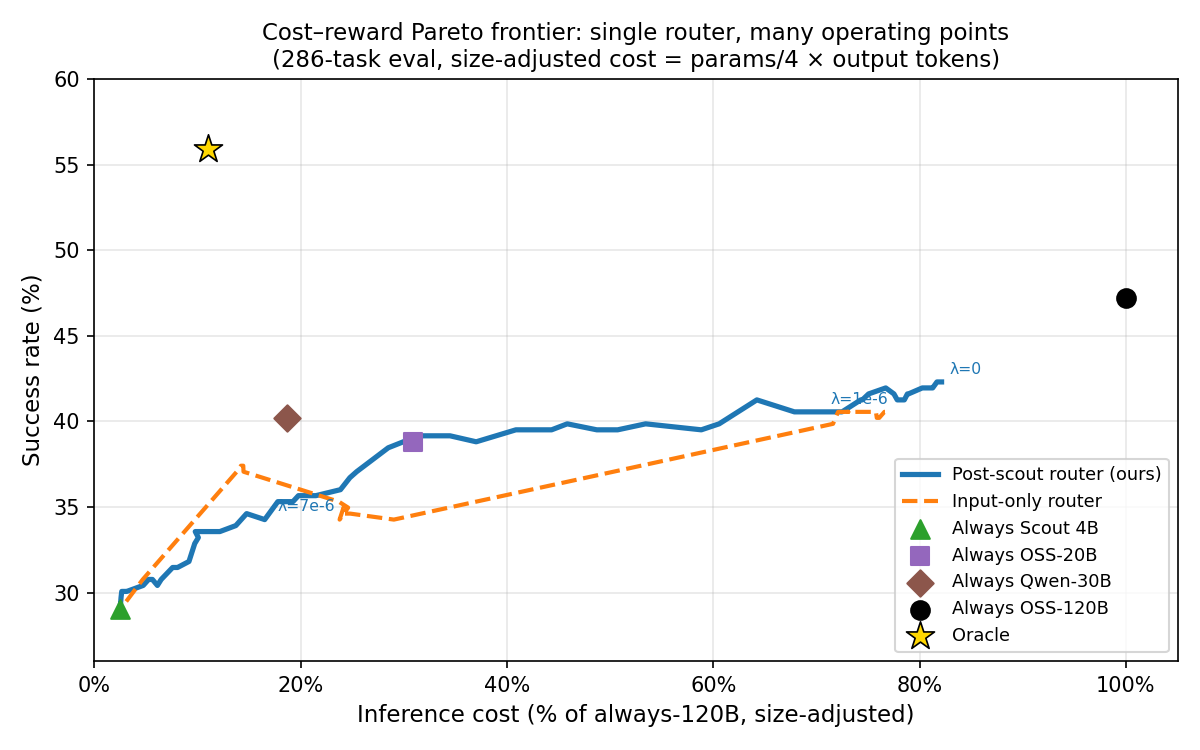

This figure's Python source:
"""
Cost-reward Pareto frontier for routing.

For each lambda (inference-time cost weight), pick the route that maximises
    pred_reward - lambda * size_adjusted_cost
where size_adjusted_cost = output_tokens * model_params / 4
(normalised so that 1 unit = 1 scout-output-token).

Shows the flexibility of a single trained router vs fixed baselines.
"""

import json
import numpy as np
import pandas as pd
import matplotlib.pyplot as plt
import matplotlib.ticker as mticker
from pathlib import Path

REAL_LABELS_DIR = (
    "/mnt/llmd/results/exps/aristides/reason/"
    "offline_router_swe_smith_train1500_real_labels_4route_1780639659/collect/"
)
PS_PATH = (
    "/mnt/llmd/results/exps/aristides/reason/"
    "offline_router_swe_smith_train1500_real_4route_qwen3_embedding_8b_lora_reward_bce_r32_qkvo_mlp_10epoch_1781112916/"
    "train_qwen3_embedding_8b_lora_reward_bce_10epoch/eval_predictions.jsonl"
)
IO_PATH = (
    "/mnt/llmd/results/exps/aristides/reason/"
    "offline_router_swe_smith_train1500_real_4route_qwen3_embedding_8b_lora_reward_bce_r32_qkvo_mlp_input_only_10epoch_1781112942/"
    "train_qwen3_embedding_8b_lora_reward_bce_10epoch/eval_predictions.jsonl"
)
OUT_PLOT  = "/home/toolkit/PipelineRL-SWE/analysis/routing_pareto.png"
OUT_TABLE = "/home/toolkit/PipelineRL-SWE/analysis/routing_pareto_table.csv"

# ── load data ─────────────────────────────────────────────────────────────────
dfs = [pd.read_parquet(p) for p in Path(REAL_LABELS_DIR + "eval").glob("*.parquet")]
eval_df = pd.concat(dfs).set_index("problem_id")

def load_preds(path):
    out = {}
    with open(path) as f:
        for line in f:
            d = json.loads(line)
            out[d["problem_id"]] = np.array(d["pred_rewards"])
    return out

ps_preds = load_preds(PS_PATH)
io_preds = load_preds(IO_PATH)

common = list(eval_df.index.intersection(ps_preds).intersection(io_preds))
successes  = np.array([eval_df.loc[p, "route_successes"]   for p in common])
out_tokens = np.array([eval_df.loc[p, "route_output_tokens"] for p in common])
ps_pred    = np.array([ps_preds[p] for p in common])
io_pred    = np.array([io_preds[p] for p in common])

MODEL_SIZES = np.array([4, 20, 30, 120])
size_per_token = MODEL_SIZES / 4.0          # normalised: scout = 1 unit/token

# REPORTED cost: actual output tokens × model size for the chosen route.
# Realistic — you incur the real cost after running the chosen model.
actual_task_costs = out_tokens * size_per_token   # (N, 4)

# DECISION costs — what's known at routing time:
#
# Input-only: no output available — use training-set mean per model as prior.
avg_out_tokens = out_tokens.mean(axis=0)    # shape (4,)
io_decision_costs = avg_out_tokens * size_per_token   # (4,) — fixed per model

# Post-scout: scout output token count known at decision time.
#   Use it as a per-task difficulty signal, scaled by each model's typical
#   output-length ratio relative to scout (from training statistics).
#   Spearman correlation between scout tokens and other routes: ~0.47.
#   Formula: cost_r[task] = (scout_tokens[task] / avg_scout_tokens) * avg_cost_r
#   This preserves correct cost ordering between routes while adding per-task signal.
scout_out = out_tokens[:, 0]                    # (N,) — known after scout runs
avg_scout = avg_out_tokens[0]
# per-task scalar: how verbose is this task relative to average?
task_verbosity = scout_out / avg_scout          # (N,)
ps_decision_costs = task_verbosity[:, None] * io_decision_costs[None, :]  # (N, 4)

print(f"IO decision cost prior (training mean):       {io_decision_costs.astype(int)}")
print(f"PS decision cost proxy (per-task, median):    {np.median(ps_decision_costs, axis=0).astype(int)}")
print(f"PS preserves route cost order: {(np.argsort(io_decision_costs) == np.argsort(ps_decision_costs.mean(axis=0))).all()}")

# ── helpers ───────────────────────────────────────────────────────────────────
def pareto_point(pred, lam, decision_costs):
    # decision_costs: (N,4) for post-scout, or (4,) broadcast for input-only
    chosen = (pred - lam * decision_costs).argmax(axis=1)
    reward = successes[np.arange(len(common)), chosen].mean()
    cost   = actual_task_costs[np.arange(len(common)), chosen].mean()
    return float(reward), float(cost)

def oracle_point():
    chosen = np.zeros(len(common), dtype=int)
    for i in range(len(common)):
        chosen[i] = 0
        for r in [3, 2, 1, 0]:
            if successes[i, r]:
                chosen[i] = r
    return (successes[np.arange(len(common)), chosen].mean(),
            actual_task_costs[np.arange(len(common)), chosen].mean())

# ── compute curves ────────────────────────────────────────────────────────────
lambdas = np.concatenate([[0], np.logspace(-7, -2.5, 120)])

ps_curve = np.array([pareto_point(ps_pred, l, ps_decision_costs) for l in lambdas])
io_curve = np.array([pareto_point(io_pred, l, io_decision_costs) for l in lambdas])

# fixed baselines
names = ["Scout 4B", "OSS-20B", "Qwen-30B", "OSS-120B"]
fixed_r = [successes[:, r].mean() for r in range(4)]
fixed_c = [actual_task_costs[:, r].mean() for r in range(4)]
ora_r, ora_c = oracle_point()

# ── summary table ─────────────────────────────────────────────────────────────
ref_cost = fixed_c[3]  # always-120B as reference
rows = []
for lam in [0, 1e-6, 3e-6, 7e-6, 1e-5, 3e-5, 1e-4]:
    ps_r, ps_c = pareto_point(ps_pred, lam, ps_decision_costs)
    io_r, io_c = pareto_point(io_pred, lam, io_decision_costs)
    rows.append({
        "lambda": lam,
        "PS_reward": round(ps_r, 4),
        "PS_norm_cost": round(ps_c, 0),
        "PS_cost_reduction_pct": round((1 - ps_c / ref_cost) * 100, 1),
        "IO_reward": round(io_r, 4),
        "IO_norm_cost": round(io_c, 0),
        "IO_cost_reduction_pct": round((1 - io_c / ref_cost) * 100, 1),
    })
df_table = pd.DataFrame(rows)
print(df_table.to_string(index=False))
df_table.to_csv(OUT_TABLE, index=False)

# print baselines
print(f"\nOracle:    reward={ora_r:.4f}  norm-cost={ora_c:.0f}  ({(1-ora_c/ref_cost)*100:.0f}% cheaper than 120B)")
for i, (n, r, c) in enumerate(zip(names, fixed_r, fixed_c)):
    print(f"Always {n}: reward={r:.4f}  norm-cost={c:.0f}")

# ── plot ──────────────────────────────────────────────────────────────────────
fig, ax = plt.subplots(figsize=(8, 5))

# convert cost to "relative to always-120B" for readability
ax.plot(ps_curve[:, 1] / ref_cost * 100, ps_curve[:, 0] * 100,
        color="#1f77b4", lw=2.5, label="Post-scout router (ours)")
ax.plot(io_curve[:, 1] / ref_cost * 100, io_curve[:, 0] * 100,
        color="#ff7f0e", lw=2, linestyle="--", label="Input-only router")

# fixed baselines
markers = ["^", "s", "D", "o"]
colors  = ["#2ca02c", "#9467bd", "#8c564b", "black"]
for i, (n, r, c, m, col) in enumerate(zip(names, fixed_r, fixed_c, markers, colors)):
    ax.scatter(c / ref_cost * 100, r * 100, marker=m, color=col, s=80, zorder=5,
               label=f"Always {n}")

ax.scatter(ora_c / ref_cost * 100, ora_r * 100, marker="*", color="gold",
           s=200, zorder=6, edgecolors="black", linewidths=0.8, label="Oracle")

# annotate a few lambda points on the post-scout curve
for lam, label in [(0, "λ=0"), (1e-6, "λ=1e-6"), (7e-6, "λ=7e-6")]:
    r, c = pareto_point(ps_pred, lam, ps_decision_costs)
    ax.annotate(label, xy=(c / ref_cost * 100, r * 100),
                xytext=(4, 4), textcoords="offset points", fontsize=7.5, color="#1f77b4")

ax.set_xlabel("Inference cost (% of always-120B, size-adjusted)", fontsize=11)
ax.set_ylabel("Success rate (%)", fontsize=11)
ax.set_title("Cost–reward Pareto frontier: single router, many operating points\n(286-task eval, size-adjusted cost = params/4 × output tokens)", fontsize=11)
ax.legend(fontsize=8.5, loc="lower right")
ax.set_xlim(0, 105)
ax.set_ylim(26, 60)
ax.grid(True, alpha=0.3)
ax.xaxis.set_major_formatter(mticker.FormatStrFormatter("%.0f%%"))

plt.tight_layout()
plt.savefig(OUT_PLOT, dpi=150)
print(f"\nSaved plot to {OUT_PLOT}")
plt.close()
